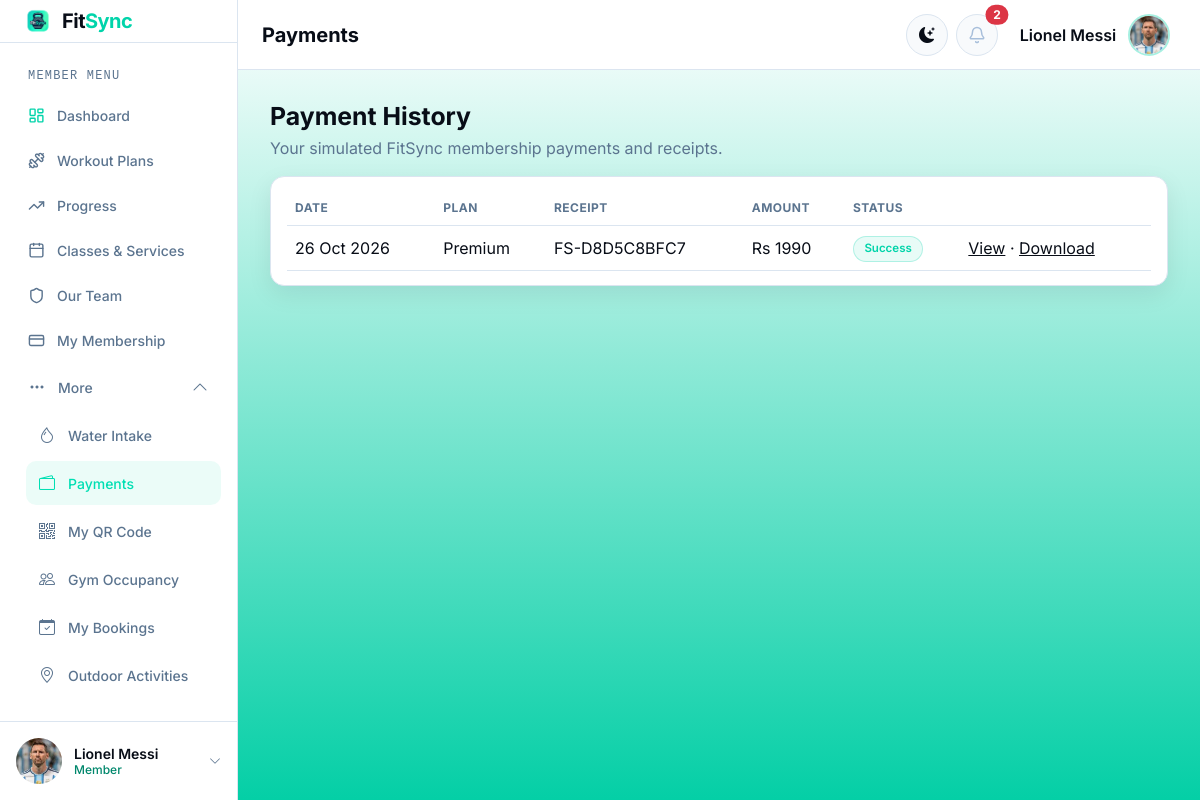
Screenshot of /memberships/member/payments/ (signed in) with the database file from the repository.
### gym/models.py (models this page shows, shortened)
class User(AbstractUser):
    class Role(models.TextChoices):
        MEMBER = ("MEMBER", "Member")
        STAFF = ("STAFF", "Staff")
        COACH = ("COACH", "Coach")
        ADMIN = ("ADMIN", "Admin")
    email = models.EmailField(unique=True)
    role = models.CharField(max_length=20, choices=Role.choices, default=Role.MEMBER)
    class Meta:
        db_table = "accounts_user"

class MemberProfile(models.Model):
    user = models.OneToOneField(
        settings.AUTH_USER_MODEL,
        on_delete=models.CASCADE,
        related_name="member_profile",
    )
    profile_picture = models.ImageField(
        upload_to="profile_pics/", blank=True, null=True
    )
    avatar_static_path = models.CharField(max_length=255, blank=True)
    @property
    def avatar_url(self):
        from django.templatetags.static import static
        if self.profile_picture:
            return self.profile_picture.url
        return static(self.avatar_static_path) if self.avatar_static_path else ""
    phone = models.CharField(max_length=30, blank=True)
    date_of_birth = models.DateField(blank=True, null=True)
    emergency_contact = models.CharField(max_length=100, blank=True)
    age = models.PositiveSmallIntegerField(blank=True, null=True)
    height_cm = models.PositiveIntegerField(blank=True, null=True)
    current_weight_kg = models.DecimalField(
        max_digits=5, decimal_places=2, blank=True, null=True
    )
    target_weight_kg = models.DecimalField(
        max_digits=5, decimal_places=2, blank=True, null=True
    )
    fitness_goal = models.CharField(max_length=200, blank=True)
    medical_notes = models.TextField(blank=True)
    class Meta:
        db_table = "accounts_memberprofile"

class Payment(models.Model):
    class Status(models.TextChoices):
        SUCCESS = ("SUCCESS", "Success")
        FAILED = ("FAILED", "Failed")
    class Method(models.TextChoices):
        CARD = ("CARD", "Demo Card")
        CASH = ("CASH", "Cash")
    member = models.ForeignKey(
        settings.AUTH_USER_MODEL,
        on_delete=models.CASCADE,
        related_name="membership_payments",
    )
    package = models.ForeignKey(
        MembershipPackage, on_delete=models.PROTECT, related_name="payments"
    )
    membership = models.ForeignKey(
        Membership,
        on_delete=models.SET_NULL,
        null=True,
        blank=True,
        related_name="payments",
    )
    amount = models.DecimalField(max_digits=8, decimal_places=2)
    payment_method = models.CharField(
        max_length=12, choices=Method.choices, default=Method.CARD
    )
    status = models.CharField(max_length=12, choices=Status.choices)
    receipt_number = models.CharField(max_length=24, unique=True, blank=True)
    created_at = models.DateTimeField(auto_now_add=True)
    class Meta:
        ordering = ["-created_at"]
        db_table = "memberships_payment"

class MembershipPackage(models.Model):
    SERVICE_TYPE_CHOICES = [
        ("YOGA", "Yoga"),
        ("ZUMBA", "Zumba"),
        ("FITNESS", "Fitness"),
        ("SAUNA", "Sauna"),
        ("PERSONAL_TRAINING", "Personal Training"),
        ("PILATES", "Pilates"),
        ("BOXING", "Boxing"),
        ("HIIT", "HIIT"),
        ("CYCLING", "Cycling"),
        ("STRENGTH_TRAINING", "Strength Training"),
    ]
    name = models.CharField(max_length=80)
    slug = models.SlugField(unique=True)
    price = models.DecimalField(max_digits=8, decimal_places=2)
    duration_months = models.PositiveSmallIntegerField(default=1)
    description = models.CharField(max_length=220, blank=True)
    features = models.TextField(help_text="One feature per line")
    audience = models.CharField(max_length=80, blank=True)
    allowed_service_types = models.CharField(
        max_length=200, blank=True, help_text="Leave empty to allow every service type."
    )
    is_featured = models.BooleanField(default=False)
    is_active = models.BooleanField(default=True)
    class Meta:
        ordering = ["price", "name"]
        db_table = "memberships_membershippackage"

### gym/views.py (the view)
# urls.py: path("member/payments/", views.payment_history, name="payment_history"),
@member_required
def payment_history(request):
    payments = Payment.objects.filter(member=request.user).select_related(
        "package", "membership"
    )
    return render(
        request,
        "member/payment_history.html",
        {"payments": payments, "active_sidebar": "payments"},
    )

### gym/context_processors.py (called while the page is built)
def notification_menu(request):
    if not request.user.is_authenticated:
        return {}
    unread = Notification.objects.filter(recipient=request.user, is_read=False)
    today = timezone.localdate()
    notices = Notice.objects.filter(is_active=True, publish_date__lte=today).filter(
        expires_on__isnull=True
    ) | Notice.objects.filter(
        is_active=True, publish_date__lte=today, expires_on__gte=today
    )
    return {
        "notification_menu_items": unread[:5],
        "unread_notification_count": unread.count(),
        "active_gym_notices": notices.distinct()[:3],
    }

### gym/permissions.py (called while the page is built)
def role_required(*allowed_roles):
    def decorator(view_function):
        @wraps(view_function)
        @login_required
        def wrapped_view(request, *args, **kwargs):
            if not request.user.is_active:
                logout(request)
                messages.error(request, "Your account is inactive.")
                return redirect("accounts:login")
            if request.user.is_superuser or request.user.role in allowed_roles:
                return view_function(request, *args, **kwargs)
            return render(request, "shared/access_denied.html", status=403)
        return wrapped_view
    return decorator

### templates/member/payment_history.html (shortened to what this page needs)
{% extends "layouts/member_base.html" %}
{% load static %}
{% block dashboard_heading %}Payments{% endblock %}
{% block extra_css %}{{ block.super }}<link rel="stylesheet" href="{% static 'css/memberships.css' %}">{% endblock %}
{% block dashboard_content %}
<div class="membership-page-head"><h1>Payment History</h1><p>Your simulated FitSync membership payments and receipts.</p></div>
<div class="membership-table-card">
<div class="table-responsive"><table class="table align-middle"><thead><tr><th>Date</th><th>Plan</th><th>Receipt</th><th>Amount</th><th>Status</th><th></th></tr></thead><tbody>
{% for payment in payments %}<tr><td>{{ payment.created_at|date:"d M Y" }}</td><td>{{ payment.package.name }}</td><td>{{ payment.receipt_number }}</td><td>Rs {{ payment.amount|floatformat:0 }}</td><td><span class="status-pill {% if payment.status == 'SUCCESS' %}success{% else %}danger{% endif %}">{{ payment.get_status_display }}</span></td><td>{% if payment.status == 'SUCCESS' %}<a href="{% url 'memberships:receipt' payment.id %}">View</a> · <a href="{% url 'memberships:receipt_download' payment.id %}">Download</a>{% else %}—{% endif %}</td></tr>
{% empty %}<tr><td colspan="6" class="text-center py-5 text-muted">No payments yet.</td></tr>{% endfor %}
</tbody></table></div></div>
{% endblock %}

### templates/includes/sidebar_user.html (shortened to what this page needs)
{% load static %}
<link rel="stylesheet" href="{% static 'css/sidebar-user.css' %}?v=1">
{% with user=request.user %}
<div class="sidebar-user dropup">
    <button
        id="sidebarUserToggle"
        class="sidebar-user-toggle"
        type="button"
        data-bs-toggle="dropdown"
        data-bs-display="static"
        aria-expanded="false"
        aria-label="Open account menu"
    >
        {% if user.member_profile.avatar_url %}
            <img src="{{ user.member_profile.avatar_url }}" alt="" class="sidebar-user-avatar">
        {% elif user.coach_profile.photo_url %}
            <img src="{{ user.coach_profile.photo_url }}" alt="" class="sidebar-user-avatar">
        {% else %}
            <span class="sidebar-user-avatar sidebar-user-initials" aria-hidden="true">
                {% if user.first_name or user.last_name %}{{ user.first_name|slice:":1"|upper }}{{ user.last_name|slice:":1"|upper }}{% else %}{{ user.username|slice:":1"|upper }}{% endif %}
            </span>
        {% endif %}
        <span class="sidebar-user-text">
            <span class="sidebar-user-name">{{ user.get_full_name|default:user.username }}</span>
            <span class="sidebar-user-role">{{ user.get_role_display }}</span>
        </span>
        <i class="bi bi-chevron-up sidebar-user-chevron" aria-hidden="true"></i>
    </button>
</div>
{% endwith %}

### templates/includes/dashboard_topbar_actions.html (shortened to what this page needs)
{% load static %}
<div class="dashboard-topbar-actions d-flex align-items-center gap-2">
    <button class="btn theme-toggle" type="button" data-theme-toggle aria-label="Switch to dark mode" title="Switch theme">
        <i class="bi bi-moon-stars" data-theme-icon aria-hidden="true"></i>
    </button>
    <div class="dropdown">
        <button class="btn notification-toggle position-relative" type="button" data-bs-toggle="dropdown" aria-expanded="false" aria-label="Notifications">
            {% if request.user.role == "MEMBER" %}
                <img src="{% static 'img/member-dashboard/bell.svg' %}" alt="">
            {% else %}
                <i class="bi bi-bell" aria-hidden="true"></i>
            {% endif %}
            {% if unread_notification_count %}<span class="position-absolute top-0 start-100 translate-middle badge rounded-pill text-bg-danger">{{ unread_notification_count }}</span>{% endif %}
        </button>
    </div>
    <div class="dropdown">
        <button class="navbar-account-toggle dashboard-account-toggle" type="button" data-bs-toggle="dropdown" aria-expanded="false">
            <span class="navbar-account-name">{{ request.user.get_full_name|default:request.user.username }}</span>
            {% if request.user.member_profile.avatar_url %}
                <img class="navbar-account-avatar" src="{{ request.user.member_profile.avatar_url }}" alt="">
            {% elif request.user.coach_profile.photo_url %}
                <img class="navbar-account-avatar" src="{{ request.user.coach_profile.photo_url }}" alt="">
            {% else %}
                <span class="navbar-account-avatar navbar-account-initials" aria-hidden="true">
                    {% if request.user.first_name or request.user.last_name %}{{ request.user.first_name|slice:":1"|upper }}{{ request.user.last_name|slice:":1"|upper }}{% else %}{{ request.user.username|slice:":1"|upper }}{% endif %}
                </span>
            {% endif %}
        </button>
    </div>
</div>

### static/css/base.css (style rules this page uses)
:root { --bg-color: #f4f7fb; --surface-color: #ffffff; --surface-soft: #f8fafc; --text-color: #080d17; --muted-color: #5b748f; --border-color: #dbe5f0; --primary-color: #00d4aa; --primary-strong: #00ad8a; --danger-color: #dc3545; --navbar-color: #ffffff; --sidebar-color: #07152d; --footer-color: #ffffff; --shadow-color: rgba(8, 13, 23, 0.08); --radius-sm: 10px; --radius-md: 12px; --radius-lg: 16px; --sidebar-width: 238px; --topbar-height: 70px; }
html[data-theme="light"] { color-scheme: light; --bg-color: #f4f7fb; --surface-color: #ffffff; --text-color: #080d17; --muted-color: #5b748f; --border-color: #dbe5f0; --navbar-color: #ffffff; --sidebar-color: #ffffff; --footer-color: #ffffff; --shadow-color: rgba(8, 13, 23, 0.08); --page-gradient: linear-gradient(to bottom, #ffffff, #04cfa6); --member-sidebar-background: #ffffff; --member-sidebar-border: #dbe5f0; --member-sidebar-text: #080d17; --member-sidebar-muted: #5b748f; --member-sidebar-accent: #00876c; }
*, *::before, *::after { box-sizing: border-box; }
html, body { min-height: 100%; }
body { min-height: 100vh; margin: 0; background: var(--page-gradient); color: var(--text-color); font-family: "Inter", system-ui, -apple-system, BlinkMacSystemFont, "Segoe UI", sans-serif; transition: background-color 160ms ease, color 160ms ease; }
h1, h2, h3, h4, h5, h6, .fitsync-brand { font-family: "Inter", sans-serif; }
a { color: inherit; }
.navbar-account-toggle { display: inline-flex; min-height: 46px; align-items: center; gap: 0.75rem; padding: 0.25rem 0.3rem 0.25rem 0.8rem; color: var(--text-color); background: transparent; border: 1px solid transparent; border-radius: 999px; }
.navbar-account-name { max-width: 150px; overflow: hidden; font-weight: 600; white-space: nowrap; text-overflow: ellipsis; }
.navbar-account-avatar { width: 42px; height: 42px; flex: 0 0 42px; border: 2px solid rgba(0, 212, 170, 0.35); border-radius: 50%; object-fit: cover; object-position: center top; }
.theme-toggle, .notification-toggle, .sidebar-toggle { display: inline-grid; width: 42px; height: 42px; place-items: center; padding: 0; color: var(--text-color); background: var(--surface-soft); border: 1px solid var(--border-color); border-radius: 50%; }
.member-dashboard-sidebar .sidebar-user { padding: 8px; border-color: var(--member-sidebar-border); }
.member-dashboard-sidebar .sidebar-user-avatar { width: 46px; height: 46px; flex-basis: 46px; border-radius: 50%; }
.member-dashboard-sidebar .sidebar-user-name { color: var(--member-sidebar-text) !important; }
.member-dashboard-sidebar .sidebar-user-role { color: var(--member-sidebar-accent); }
.member-dashboard-sidebar .sidebar-user-chevron { color: var(--member-sidebar-muted); }
.table { --bs-table-color: var(--text-color); --bs-table-bg: var(--surface-color); --bs-table-border-color: var(--border-color); --bs-table-striped-color: var(--text-color); --bs-table-striped-bg: rgba(91, 116, 143, 0.05); margin-bottom: 0; }
.table thead th { color: var(--muted-color); font-size: 0.75rem; letter-spacing: 0.04em; text-transform: uppercase; }
.dashboard-topbar-actions { min-width: 0; }
.dashboard-account-toggle { min-height: 48px; }
body.dashboard-body { height: 100vh; min-height: 100vh; overflow: hidden; }

### static/css/sidebar-user.css (style rules this page uses)
.sidebar-user { position: relative; margin-top: auto; padding: 12px; border-top: 1px solid var(--border-color); }
.sidebar-user-toggle { display: flex; width: 100%; align-items: center; gap: 12px; padding: 8px; color: var(--text-color); text-align: left; background: transparent; border: 0; border-radius: var(--radius-sm); transition: background-color 0.15s ease; cursor: pointer; }
.sidebar-user-avatar { width: 40px; height: 40px; flex: 0 0 40px; border-radius: 8px; object-fit: cover; object-position: center top; }
.sidebar-user-text { display: flex; min-width: 0; flex: 1 1 auto; flex-direction: column; line-height: 1.25; }
.sidebar-user-name { overflow: hidden; color: var(--text-color); font-size: 0.875rem; font-weight: 600; white-space: nowrap; text-overflow: ellipsis; }
.sidebar-user-role { color: var(--primary-color); font-size: 0.75rem; font-weight: 500; }
.sidebar-user-chevron { color: var(--muted-color); font-size: 0.75rem; transform: rotate(180deg); transition: transform 0.2s ease; }

### rows the page displays
User: member_profile.avatar_url (picture), get_full_name "Lionel Messi", role "Member", user.get_full_name "Lionel Messi", user.member_profile.avatar_url (picture)
Payment: created_at "26 Oct 2026", package.name "Premium", receipt_number "FS-D8D5C8BFC7", amount "1990", status "Success", shows "View"

### other values shown
{{ unread_notification_count }} "2"
